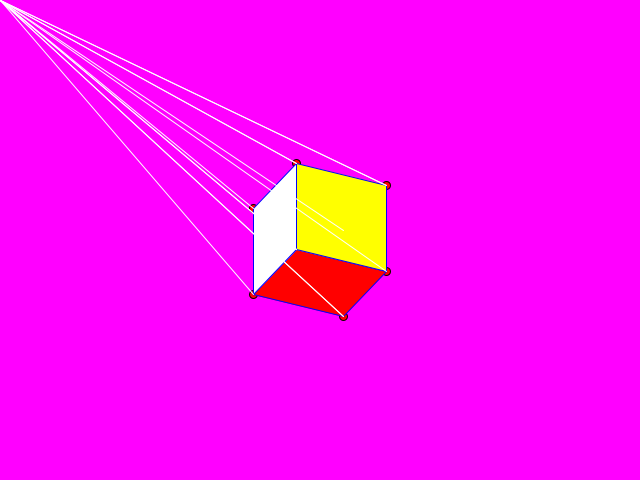
Frame 1 (no input)
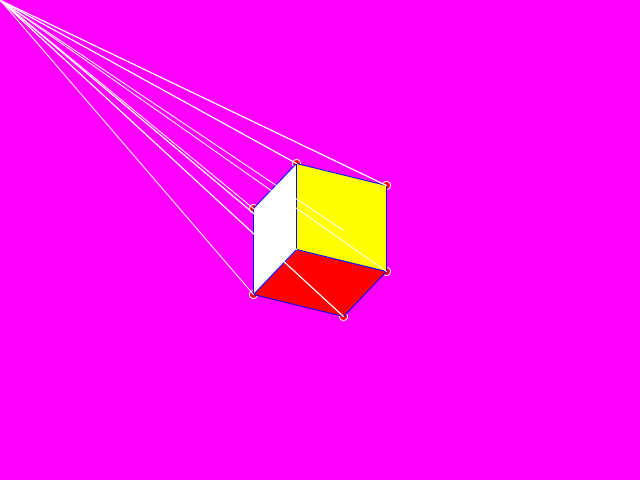
Frame 60 (the mouse pressed at the canvas centre just before this capture)
Frame 120 (the mouse held since frame 60 and released just before this capture): identical to frame 60, image omitted

The Processing sketch that drew these frames (run headless with seeded random() and noise(); from frame 60 on, the mouse is pressed at the canvas centre):

// Processing sketch: sketch_19th
// ── sketch_19th.pde
int n=1;
float anglex = PI / 6;//the angle of rotation around x axis
float angley = PI / 7;//the angle of rotation around y axis
inhom3d C1 = new inhom3d(  0.5,  0.5, -0.5 );//stores the initial values of the vertices
inhom3d C2 = new inhom3d( -0.5,  0.5, -0.5 );
inhom3d C3 = new inhom3d( -0.5, -0.5, -0.5 );
inhom3d C4 = new inhom3d(  0.5, -0.5, -0.5 );
inhom3d C5 = new inhom3d( 0.5,  0.5,  0.5 );
inhom3d C6 = new inhom3d( -0.5, 0.5,  0.5 );
inhom3d C7 = new inhom3d(  -0.5, -0.5,  0.5 );
inhom3d C8 = new inhom3d(  0.5,  -0.5,  0.5 );

inhom3d n1 = new inhom3d( 0.0, 1.0, 0.0 ); //inserting only x,y,z
inhom3d n2 = new inhom3d( 0.0, 0.0, 1.0 );
inhom3d n3 = new inhom3d( 1.0, 0.0, 0.0 );
inhom3d n4 = new inhom3d( 0.0, 0.0, -1.0 );
inhom3d n5 = new inhom3d( -1.0, 0.0, 0.0 );
inhom3d n6 = new inhom3d( 0.0, -1.0, 0.0 );

class hom3d {
  float x1, x2, x3, x4;
  
  hom3d(float x1, float x2, float x3, float x4) {
    this.x1=x1;
    this.x2=x2;
    this.x3=x3;
    this.x4=x4;
  }
  
  hom3d appMatrix( float A[][] ) {
    return new hom3d( A[0][0]*this.x1 + A[0][1]*this.x2 + A[0][2]*this.x3 + A[0][3]*this.x4,
                      A[1][0]*this.x1 + A[1][1]*this.x2 + A[1][2]*this.x3 + A[1][3]*this.x4,
                      A[2][0]*this.x1 + A[2][1]*this.x2 + A[2][2]*this.x3 + A[2][3]*this.x4,
                      A[3][0]*this.x1 + A[3][1]*this.x2 + A[3][2]*this.x3 + A[3][3]*this.x4 );
  }
  
  inhom3d toInhom3d( ) {//converts to inhomogenous
    return new inhom3d( this.x1 / this.x4, this.x2 / this.x4, this.x3 / this.x4 );
  }
}
  
class inhom3d {
  float x, y, z;
 
  inhom3d(float x, float y, float z ) {
    this.x=x;
    this.y=y;
    this.z=z;
  }  
  
  hom3d toHom3d( ) {//converts to homogenous
    return new hom3d( this.x, this.y, this.z, 1 );
  }
}
void mult( float A[][], float B[][], float C[][] )//function multiplies matrix A and B , then stores the result in C
{
  float sum;
  for (int i = 0; i <= 3; i++) {
      for (int j = 0; j <= 3; j++) {
         sum = 0;
         for (int k = 0; k <= 3; k++) {
            sum = sum + A[i][k] * B[k][j];
         }
         C[i][j] = sum;
      }
   }
}
void setup()
{
  size( 640, 480 );
  ellipseMode( RADIUS );
}
void draw ( ) {
  
  background( 255,0,255 );//sets background to white
 
  float [][] matrixT =  { { 1,   0,   0,  320 }, //translation matrix
                        {   0,   1,   0,  240 },
                        {   0,   0,   1,   0  },
                        {   0,   0,   0,   1  }  };
                        
  float [][] matrixS =  { { 100,   0,    0,    0  }, //scaling matrix
                        {    0,   100,   0,    0  },
                        {    0,    0,   100,   0  },
                        {    0,    0,    0,    1  }  };
                       
  float [][] matrixRx = { {       1,              0,            0,          0  }, //rotation matrix around x axis
                        {         0,        cos( anglex ), -sin( anglex ),  0  },
                        {         0,        sin( anglex ),  cos( anglex ),  0  },
                        {         0,              0,            0,          1  }     }; 
                        
                        
  float [][] matrixRy = { {  cos( angley ),        0,        sin( angley ),   0  }, //rotation matrix around y axis
                        {         0,               1,             0,          0  },
                        {   -sin( angley ),        0,        cos( angley ),   0  },
                        {         0,               0,             0,          1  }     }; 
                        
  float [][] matrixOp =  { {  1,    0,    0,    0  },//orthongonal projection matrix, 
                         {    0,    1,    0,    0  },
                         {    0,    0,    0,    0  },// 3 row 3 column is zero because we want the z plane not to be represented, only want x and y
                         {    0,    0,    0,    1  }  };
  
  float [][] matrixCp =  { {  1,    0,    0,    0  }, 
                         {    0,    1,    0,    0  },
                         {    0,    0,    0,    0  },// 3 row 3 column is zero because we want the z plane not to be represented, only want x and y
                         {    0,    0, (float)-1/400,    1  }  };
  //temporary matrices
  float [][] temp1    = new float [4][4];// it is a 4 by 4 matrix
  float [][] temp2    = new float [4][4];
  float [][] temp3    = new float [4][4]; 
  
  // the final transformation matrix
  float [][]    M     = new float [4][4];
  float [][]    A     = new float [4][4];


  /*mult( matrixRy, matrixS, temp1 ); //stores Ry * S in temp1
  mult( matrixRx,  temp1, temp2 );// and so on
  mult( matrixT,  temp2, temp3 );
  mult( matrixOp, temp3,   M   );*/// stores final matrix in M
  
  // T*Op*Rx*Ry*S
  mult( matrixRy, matrixS, temp1 ); //stores Ry * S in temp1
  mult( matrixRx,  temp1, temp2 );// and so on
  mult( matrixOp,  temp2, temp3 );
  mult( matrixT, temp3,   M   );// stores final matrix in M
  
  mult( matrixRx, matrixRy, A );//We get the A transformation matrix


  /*// T*Cp*Rx*Ry*S
  mult( matrixRy, matrixS, temp1 ); //stores Ry * S in temp1
  mult( matrixRx,  temp1, temp2 );// and so on
  mult( matrixCp,  temp2, temp3 );
  mult( matrixT, temp3,   M   );// stores final matrix in M */
  
  hom3d   C1h  = C1.toHom3d( );//converts initial vertices to homogenous coordinates
  hom3d   C2h  = C2.toHom3d( );
  hom3d   C3h  = C3.toHom3d( );
  hom3d   C4h  = C4.toHom3d( );
  hom3d   C5h  = C5.toHom3d( );
  hom3d   C6h  = C6.toHom3d( );
  hom3d   C7h  = C7.toHom3d( );
  hom3d   C8h  = C8.toHom3d( );
  
  hom3d   n1h  = n1.toHom3d( );  
  hom3d   n2h  = n2.toHom3d( );
  hom3d   n3h  = n3.toHom3d( );
  hom3d   n4h  = n4.toHom3d( );
  hom3d   n5h  = n5.toHom3d( );
  hom3d   n6h  = n6.toHom3d( );

  hom3d   C1h_ = C1h.appMatrix( M );//takes each vertex of the cube and transform it using the M matrix calculated above
  hom3d   C2h_ = C2h.appMatrix( M );
  hom3d   C3h_ = C3h.appMatrix( M );
  hom3d   C4h_ = C4h.appMatrix( M );
  hom3d   C5h_ = C5h.appMatrix( M );
  hom3d   C6h_ = C6h.appMatrix( M );
  hom3d   C7h_ = C7h.appMatrix( M );
  hom3d   C8h_ = C8h.appMatrix( M );
  
  hom3d   n1h_ = n1h.appMatrix( A );
  hom3d   n2h_ = n2h.appMatrix( A );
  hom3d   n3h_ = n3h.appMatrix( A );
  hom3d   n4h_ = n4h.appMatrix( A );
  hom3d   n5h_ = n5h.appMatrix( A );
  hom3d   n6h_ = n6h.appMatrix( A );
  
  inhom3d C1_  = C1h_.toInhom3d( );//converts each vertices back to inhomogenous coordinates, so enable us to use them in drawing, e.t.c
  inhom3d C2_  = C2h_.toInhom3d( );
  inhom3d C3_  = C3h_.toInhom3d( );
  inhom3d C4_  = C4h_.toInhom3d( );
  inhom3d C5_  = C5h_.toInhom3d( );
  inhom3d C6_  = C6h_.toInhom3d( );
  inhom3d C7_  = C7h_.toInhom3d( );
  inhom3d C8_  = C8h_.toInhom3d( );
  
  inhom3d n1_ = n1h_.toInhom3d( );
  inhom3d n2_ = n2h_.toInhom3d( );
  inhom3d n3_ = n3h_.toInhom3d( );
  inhom3d n4_ = n4h_.toInhom3d( );
  inhom3d n5_ = n5h_.toInhom3d( );
  inhom3d n6_ = n6h_.toInhom3d( );

  fill(255,0,0);
  //draws a circle or radius 4 around each vertice of the cube
  ellipse( C1_.x, C1_.y, 4, 4 );
  ellipse( C2_.x, C2_.y, 4, 4 );
  ellipse( C3_.x, C3_.y, 4, 4 );
  ellipse( C4_.x, C4_.y, 4, 4 );
  ellipse( C5_.x, C5_.y, 4, 4 );
  ellipse( C6_.x, C6_.y, 4, 4 );
  ellipse( C7_.x, C7_.y, 4, 4 );
  ellipse( C8_.x, C8_.y, 4, 4 );
  
  stroke(0,0,255);
   if ( n1_.z > 0 ) //checking if the plane is visible
  {
    /*line( C1_.x, C1_.y, C2_.x, C2_.y );
    line( C2_.x, C2_.y, C6_.x, C6_.y );
    line( C6_.x, C6_.y, C5_.x, C5_.y );
    line( C5_.x, C5_.y, C1_.x, C1_.y );*/
    fill(255,0,0);
    quad(C1_.x,C1_.y,C2_.x,C2_.y,C6_.x,C6_.y,C5_.x,C5_.y);
  }
  if ( n2_.z > 0 )
  {
    /*line( C5_.x, C5_.y, C6_.x, C6_.y );
    line( C6_.x, C6_.y, C7_.x, C7_.y );
    line( C7_.x, C7_.y, C8_.x, C8_.y );
    line( C8_.x, C8_.y, C5_.x, C5_.y );*/
    fill(255,255,0);
    quad(C5_.x,C5_.y,C6_.x,C6_.y,C7_.x,C7_.y,C8_.x,C8_.y);
  }
  if ( n3_.z > 0 )
  {
   /* line( C4_.x, C4_.y, C1_.x, C1_.y );
    line( C1_.x, C1_.y, C5_.x, C5_.y );
    line( C5_.x, C5_.y, C8_.x, C8_.y );
    line( C8_.x, C8_.y, C4_.x, C4_.y );
   */
    fill(0,255,0);
    quad(C4_.x,C4_.y,C1_.x,C1_.y,C5_.x,C5_.y,C8_.x,C8_.y);
  }
  if ( n4_.z > 0 )
  {
    /*line( C2_.x, C2_.y, C1_.x, C1_.y );
    line( C1_.x, C1_.y, C4_.x, C4_.y );
    line( C4_.x, C4_.y, C3_.x, C3_.y );
    line( C3_.x, C3_.y, C2_.x, C2_.y );*/
    fill(0,255,255);
    quad(C2_.x,C2_.y,C1_.x,C1_.y,C4_.x,C4_.y,C3_.x,C3_.y);
  }
  if ( n5_.z > 0 )
  {
    /*line( C2_.x, C2_.y, C6_.x, C6_.y );
    line( C6_.x, C6_.y, C7_.x, C7_.y );
    line( C7_.x, C7_.y, C3_.x, C3_.y );
    line( C3_.x, C3_.y, C2_.x, C2_.y );
  */
   fill(255);
   quad(C2_.x,C2_.y,C6_.x,C6_.y,C7_.x,C7_.y,C3_.x,C3_.y);
}
  if ( n6_.z > 0 )
  {
    /*
    line( C4_.x, C4_.y, C8_.x, C8_.y );
    line( C8_.x, C8_.y, C7_.x, C7_.y );
    line( C7_.x, C7_.y, C3_.x, C3_.y );
    line( C3_.x, C3_.y, C4_.x, C4_.y );
  */
   fill(0,0,255);
    quad(C4_.x,C4_.y,C8_.x,C8_.y,C7_.x,C7_.y,C3_.x,C3_.y);
}
  
  /*//connects the lines of the cube vertices together
  stroke(0,0,255);//makes lines blue
  line(C1_.x,C1_.y,C2_.x,C2_.y);
  line(C2_.x,C2_.y,C3_.x,C3_.y);
  line(C3_.x,C3_.y,C4_.x,C4_.y);
  line(C4_.x,C4_.y,C1_.x,C1_.y);
  line(C1_.x,C1_.y,C5_.x,C5_.y);
  line(C5_.x,C5_.y,C6_.x,C6_.y);
  line(C6_.x,C6_.y,C2_.x,C2_.y);
  line(C6_.x,C6_.y,C7_.x,C7_.y);
  line(C7_.x,C7_.y,C8_.x,C8_.y);
  line(C8_.x,C8_.y,C5_.x,C5_.y);
  line(C8_.x,C8_.y,C4_.x,C4_.y);
  line(C7_.x,C7_.y,C3_.x,C3_.y);*/
  
 
  stroke(255);
  strokeWeight(n);
  line(C1_.x,C1_.y,0,0);//blessings from Heaven
  line(C2_.x,C2_.y,0,0);
  line(C3_.x,C3_.y,0,0);
  line(C4_.x,C4_.y,0,0);
  line(C1_.x,C1_.y,0,0);
  line(C5_.x,C5_.y,0,0);
  line(C6_.x,C6_.y,0,0);
  line(C6_.x,C6_.y,0,0);
  line(C7_.x,C7_.y,0,0);
  line(C8_.x,C8_.y,0,0);
  line(C8_.x,C8_.y,0,0);
  line(C7_.x,C7_.y,0,0);

}

void keyPressed(){
  if (key=='w')
    anglex+= PI/6;
  else if (key=='s')
    angley+= PI/7;
  else if (key == 'e')
    n++;
  else if (key == 'd')
   if (n!=0)
      n--;

}
